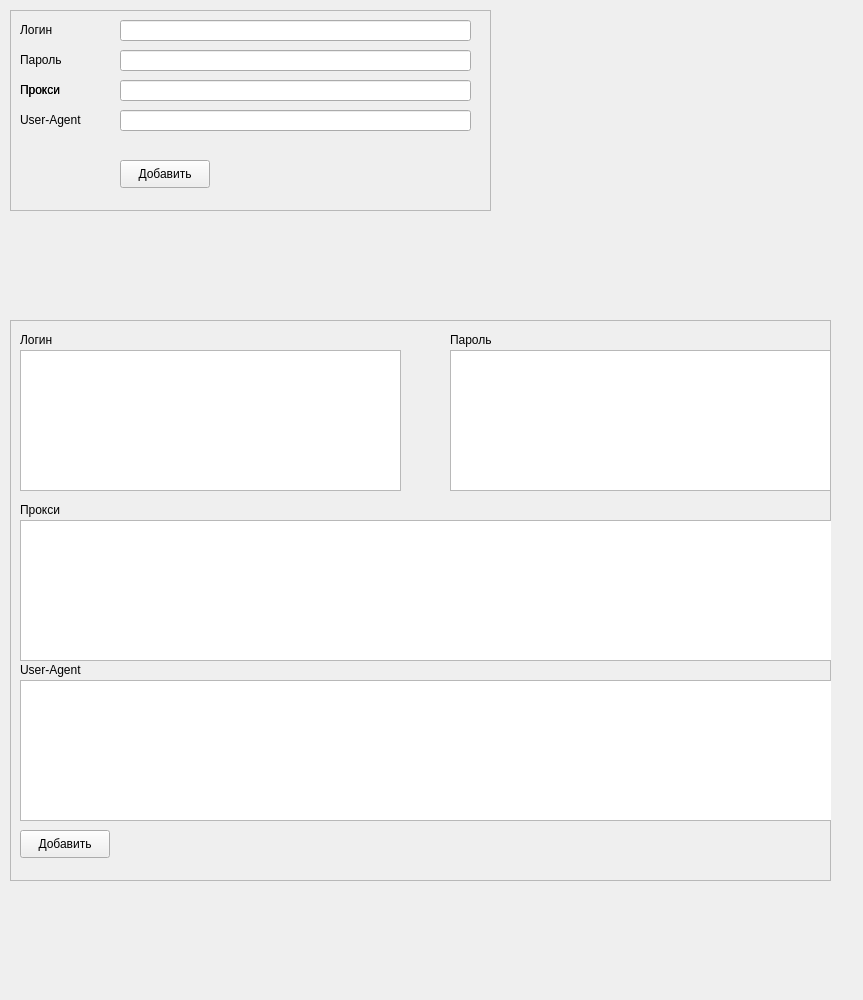
<?xml version="1.0" encoding="UTF-8"?>
<ui version="4.0">
 <class>Form</class>
 <widget class="QWidget" name="Form">
  <property name="geometry">
   <rect>
    <x>0</x>
    <y>0</y>
    <width>863</width>
    <height>1000</height>
   </rect>
  </property>
  <property name="windowTitle">
   <string>Form</string>
  </property>
  <widget class="QFrame" name="singleFrame">
   <property name="geometry">
    <rect>
     <x>10</x>
     <y>10</y>
     <width>481</width>
     <height>201</height>
    </rect>
   </property>
   <property name="frameShape">
    <enum>QFrame::StyledPanel</enum>
   </property>
   <property name="frameShadow">
    <enum>QFrame::Raised</enum>
   </property>
   <widget class="QPushButton" name="btn_add">
    <property name="geometry">
     <rect>
      <x>110</x>
      <y>150</y>
      <width>90</width>
      <height>28</height>
     </rect>
    </property>
    <property name="text">
     <string>Добавить</string>
    </property>
   </widget>
   <widget class="QLabel" name="label_5">
    <property name="geometry">
     <rect>
      <x>10</x>
      <y>100</y>
      <width>81</width>
      <height>20</height>
     </rect>
    </property>
    <property name="text">
     <string>User-Agent</string>
    </property>
   </widget>
   <widget class="QLabel" name="label">
    <property name="geometry">
     <rect>
      <x>10</x>
      <y>10</y>
      <width>62</width>
      <height>20</height>
     </rect>
    </property>
    <property name="text">
     <string>Логин</string>
    </property>
   </widget>
   <widget class="QLabel" name="label_4">
    <property name="geometry">
     <rect>
      <x>10</x>
      <y>100</y>
      <width>62</width>
      <height>20</height>
     </rect>
    </property>
    <property name="text">
     <string/>
    </property>
   </widget>
   <widget class="QLineEdit" name="lineEdit_proxy">
    <property name="geometry">
     <rect>
      <x>110</x>
      <y>70</y>
      <width>351</width>
      <height>21</height>
     </rect>
    </property>
    <property name="focusPolicy">
     <enum>Qt::StrongFocus</enum>
    </property>
   </widget>
   <widget class="QLineEdit" name="lineEdit_password">
    <property name="geometry">
     <rect>
      <x>110</x>
      <y>40</y>
      <width>351</width>
      <height>21</height>
     </rect>
    </property>
    <property name="focusPolicy">
     <enum>Qt::StrongFocus</enum>
    </property>
   </widget>
   <widget class="QLineEdit" name="lineEdit_userAgent">
    <property name="geometry">
     <rect>
      <x>110</x>
      <y>100</y>
      <width>351</width>
      <height>21</height>
     </rect>
    </property>
    <property name="focusPolicy">
     <enum>Qt::StrongFocus</enum>
    </property>
   </widget>
   <widget class="QLabel" name="label_2">
    <property name="geometry">
     <rect>
      <x>10</x>
      <y>40</y>
      <width>62</width>
      <height>20</height>
     </rect>
    </property>
    <property name="text">
     <string>Пароль</string>
    </property>
   </widget>
   <widget class="QLabel" name="label_3">
    <property name="geometry">
     <rect>
      <x>10</x>
      <y>70</y>
      <width>62</width>
      <height>20</height>
     </rect>
    </property>
    <property name="text">
     <string>Прокси</string>
    </property>
   </widget>
   <widget class="QLineEdit" name="lineEdit_login">
    <property name="geometry">
     <rect>
      <x>110</x>
      <y>10</y>
      <width>351</width>
      <height>21</height>
     </rect>
    </property>
    <property name="focusPolicy">
     <enum>Qt::StrongFocus</enum>
    </property>
   </widget>
   <widget class="QLabel" name="label_6">
    <property name="geometry">
     <rect>
      <x>10</x>
      <y>70</y>
      <width>62</width>
      <height>20</height>
     </rect>
    </property>
    <property name="text">
     <string>Прокси</string>
    </property>
   </widget>
   <widget class="QLabel" name="label_7">
    <property name="geometry">
     <rect>
      <x>10</x>
      <y>100</y>
      <width>62</width>
      <height>20</height>
     </rect>
    </property>
    <property name="text">
     <string/>
    </property>
   </widget>
  </widget>
  <widget class="QFrame" name="multiFrame">
   <property name="geometry">
    <rect>
     <x>10</x>
     <y>320</y>
     <width>821</width>
     <height>561</height>
    </rect>
   </property>
   <property name="frameShape">
    <enum>QFrame::StyledPanel</enum>
   </property>
   <property name="frameShadow">
    <enum>QFrame::Raised</enum>
   </property>
   <widget class="QTextEdit" name="textEdit_login">
    <property name="geometry">
     <rect>
      <x>10</x>
      <y>30</y>
      <width>381</width>
      <height>141</height>
     </rect>
    </property>
   </widget>
   <widget class="QTextEdit" name="textEdit_pass">
    <property name="geometry">
     <rect>
      <x>440</x>
      <y>30</y>
      <width>381</width>
      <height>141</height>
     </rect>
    </property>
   </widget>
   <widget class="QTextEdit" name="textEdit_proxy">
    <property name="geometry">
     <rect>
      <x>10</x>
      <y>200</y>
      <width>821</width>
      <height>141</height>
     </rect>
    </property>
   </widget>
   <widget class="QTextEdit" name="textEdit_user_agent">
    <property name="geometry">
     <rect>
      <x>10</x>
      <y>360</y>
      <width>821</width>
      <height>141</height>
     </rect>
    </property>
   </widget>
   <widget class="QLabel" name="label_8">
    <property name="geometry">
     <rect>
      <x>10</x>
      <y>10</y>
      <width>62</width>
      <height>20</height>
     </rect>
    </property>
    <property name="text">
     <string>Логин</string>
    </property>
   </widget>
   <widget class="QLabel" name="label_9">
    <property name="geometry">
     <rect>
      <x>10</x>
      <y>340</y>
      <width>91</width>
      <height>20</height>
     </rect>
    </property>
    <property name="text">
     <string>User-Agent</string>
    </property>
   </widget>
   <widget class="QLabel" name="label_10">
    <property name="geometry">
     <rect>
      <x>10</x>
      <y>180</y>
      <width>62</width>
      <height>20</height>
     </rect>
    </property>
    <property name="text">
     <string>Прокси</string>
    </property>
   </widget>
   <widget class="QLabel" name="label_11">
    <property name="geometry">
     <rect>
      <x>440</x>
      <y>10</y>
      <width>62</width>
      <height>20</height>
     </rect>
    </property>
    <property name="text">
     <string>Пароль</string>
    </property>
   </widget>
   <widget class="QPushButton" name="btn_add_multi">
    <property name="geometry">
     <rect>
      <x>10</x>
      <y>510</y>
      <width>90</width>
      <height>28</height>
     </rect>
    </property>
    <property name="text">
     <string>Добавить</string>
    </property>
   </widget>
  </widget>
 </widget>
 <resources/>
 <connections/>
</ui>
